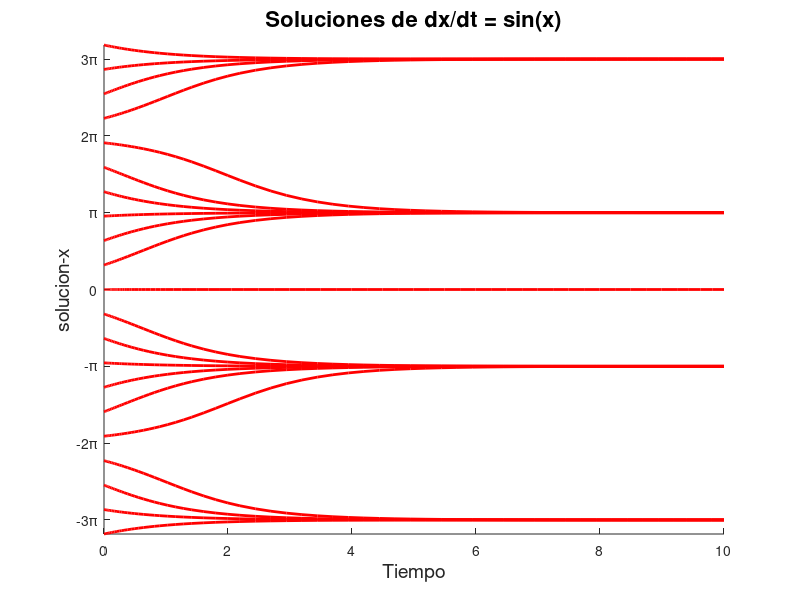
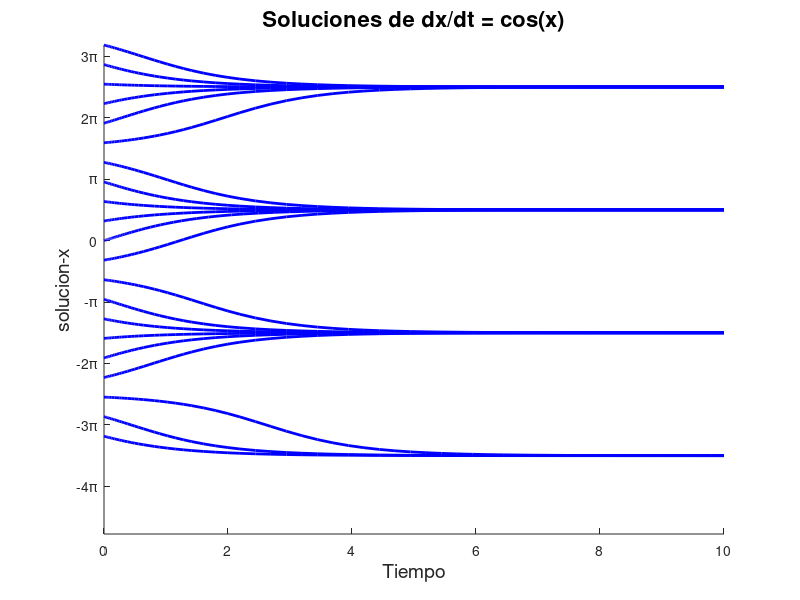

The MATLAB source for these figures, in order:
function firs_ode_sin
% dirfield(sin_ex01,-2:0.2:2,-2:0.2:2)

% hold on

for y0 = -10:1:10
      % [t,y]=ode23s(@sin_ex01,[0 10],y0);
    [t,y]=ode45(@sin_ex01,[0 10],[y0,y0]); % Changed equation to run in octave
    
    figure(1) % Create figure for sin(y)
    
    hold on
    plot(t,y(:,1),'r','LineWidth',2);
    
    xlabel('Tiempo','fontsize',14);
    ylabel('solucion-x','fontsize',14);
    
    yticks([-4*pi -3*pi -2*pi -pi 0 pi 2*pi 3*pi 4*pi])
    yticklabels({'-4\pi','-3\pi','-2\pi','-\pi','0','\pi','2\pi','3\pi','4\pi'})
    
    title('Soluciones de dx/dt = sin(x)','fontsize',16);
    
    set(gcf, 'Color', [1 1 1])
    
    figure(2) % Create figure for cos(x)
    
    hold on
    plot(t,y(:,2),'b','LineWidth',2)
    
    xlabel('Tiempo','fontsize',14);
    ylabel('solucion-x','fontsize',14);
    
    yticks([-4*pi -3*pi -2*pi -pi 0 pi 2*pi 3*pi 4*pi])
    yticklabels({'-4\pi','-3\pi','-2\pi','-\pi','0','\pi','2\pi','3\pi','4\pi'})
    
    title('Soluciones de dx/dt = cos(x)','fontsize',16);
    
    %grid 
    hold off
end

% hold off         

function dy = sin_ex01(~,y)
dy = zeros(1,1);     
dy(1)= sin(y(1));  %t*y^2; 
dy(2) = cos(y(2));
dy=dy';
